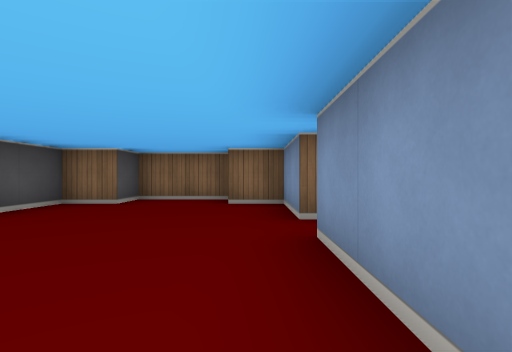
[1] (above)

13 first-person views from a walk through a cub3D maze. The camera is about half as high as the walls, looks level and sees 80° across. The floor is counted in squares. Each view is taken from the middle of a square. On the plan, view 1 faces up. The plan holds only what a view shows up to about 9 squares ahead; the rest is blank. The place goes on beyond the plan.

[2]
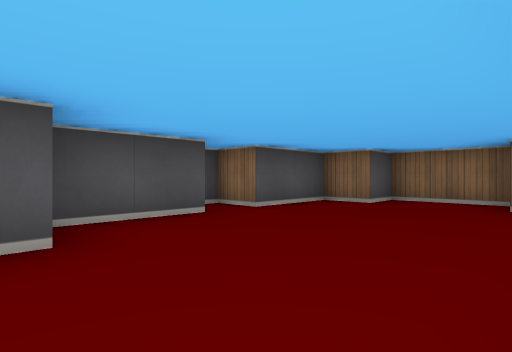

[3]
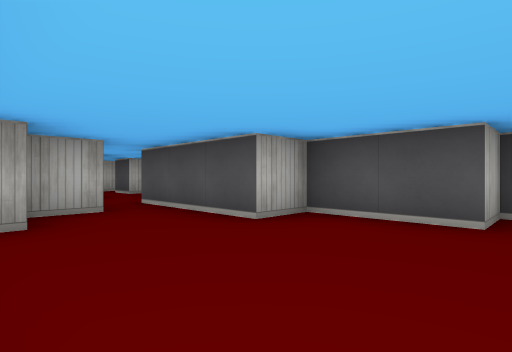

[4]
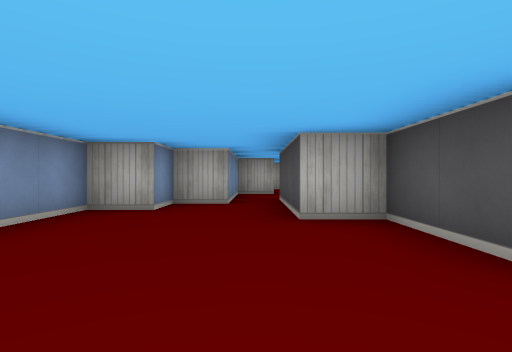

[5]
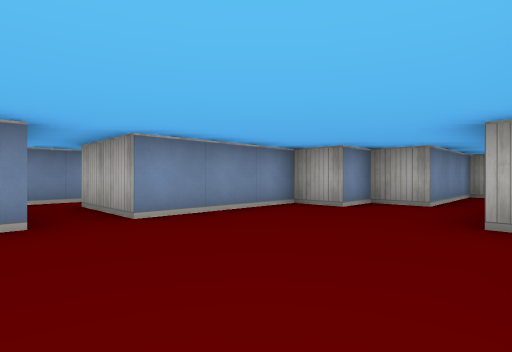

[6]
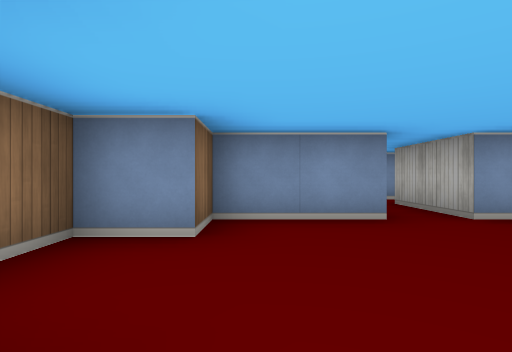

[7]
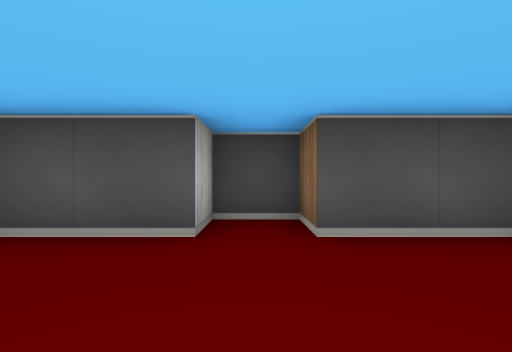

[8]
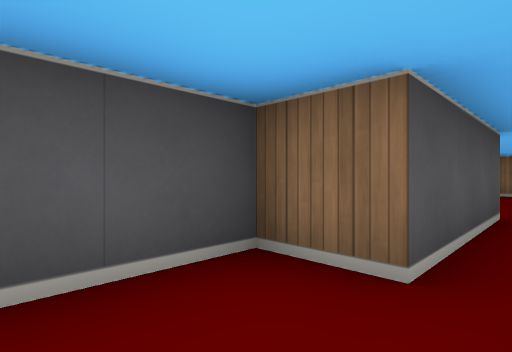

[9]
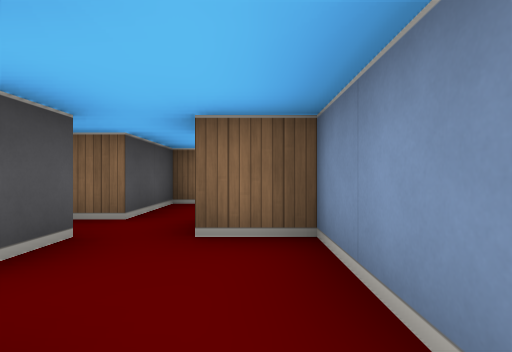

[10]
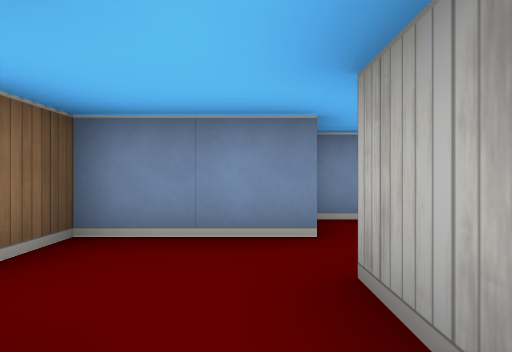

[11]
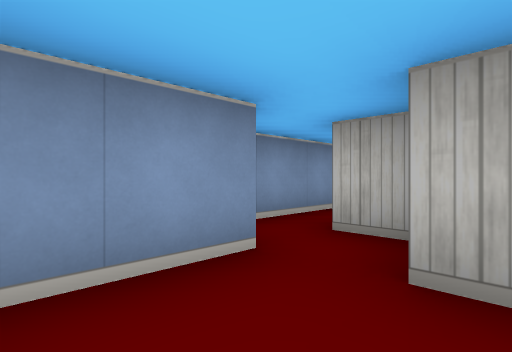

[12]
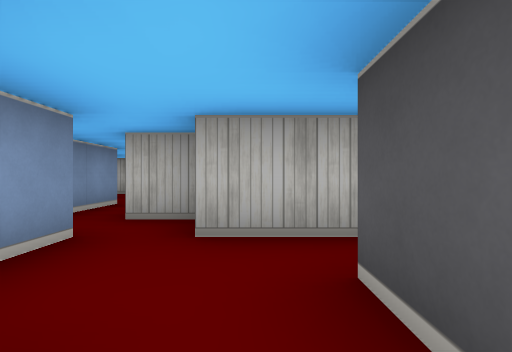

[13]
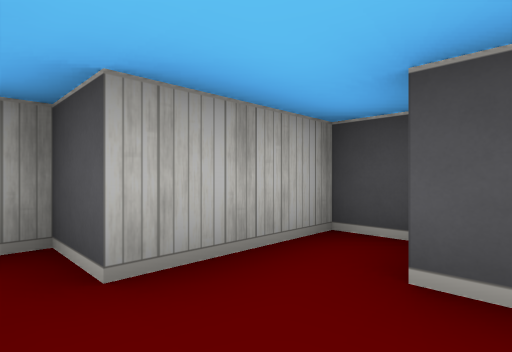

### Floor plan
Ten units are one square. View 1 is at (0, 0); x grows to the right and y downward. Boxes are objects, and circles mark ways between rooms. Rooms are numbered by the first view taken in them; rooms with no view inside come last. Other rooms are left out.
<svg viewBox="-50 -70 70 175">
<path fill="none" stroke="#000" d="M5 -34 5 -55 -5 -55 -5 -65 -25 -65 -25 -55 -35 -55 -35 -35 -45 -35 -45 -25 -35 -25 -35 -5 -25 -5 -25 25M-15 25 -15 15 -5 15 -5 5 5 5 5 -25M-25 25 -35 25 -35 45M-25 45 -15 45 -15 25M-35 55 -35 65M-35 45 -41 45M-45 68 -45 75 -25 75 -25 85 -15 85M-15 75 -15 55 -25 55M-5 100 -5 76"/>
<circle cx="-20" cy="20" r="3" fill="#2a7"/>
<circle cx="-30" cy="40" r="3" fill="#2a7"/>
<text x="-20" y="-20">1</text>
<text x="-30" y="30">2</text>
<text x="-30" y="60">3</text>
</svg>
Room 1 opens to room 2. Room 2 opens to room 3.

Where each view was taken, in squares from view 1:
view 1: 0 up, 0 right, facing up
view 2: 0 up, 0 right, facing up-left
view 3: 3 up, 0 right, facing down-left
view 4: 4 up, 2 left, facing down
view 5: 4 up, 3 left, facing down-right
view 6: 5 up, 3 left, facing right
view 7: 3 up, 1 left, facing left
view 8: 4 down, 2 left, facing up-left
view 9: 8 down, 2 left, facing up
view 10: 7 down, 4 left, facing right
view 11: 6 down, 3 left, facing down-right
view 12: 5 down, 3 left, facing down
view 13: 6 down, 2 left, facing down-left
